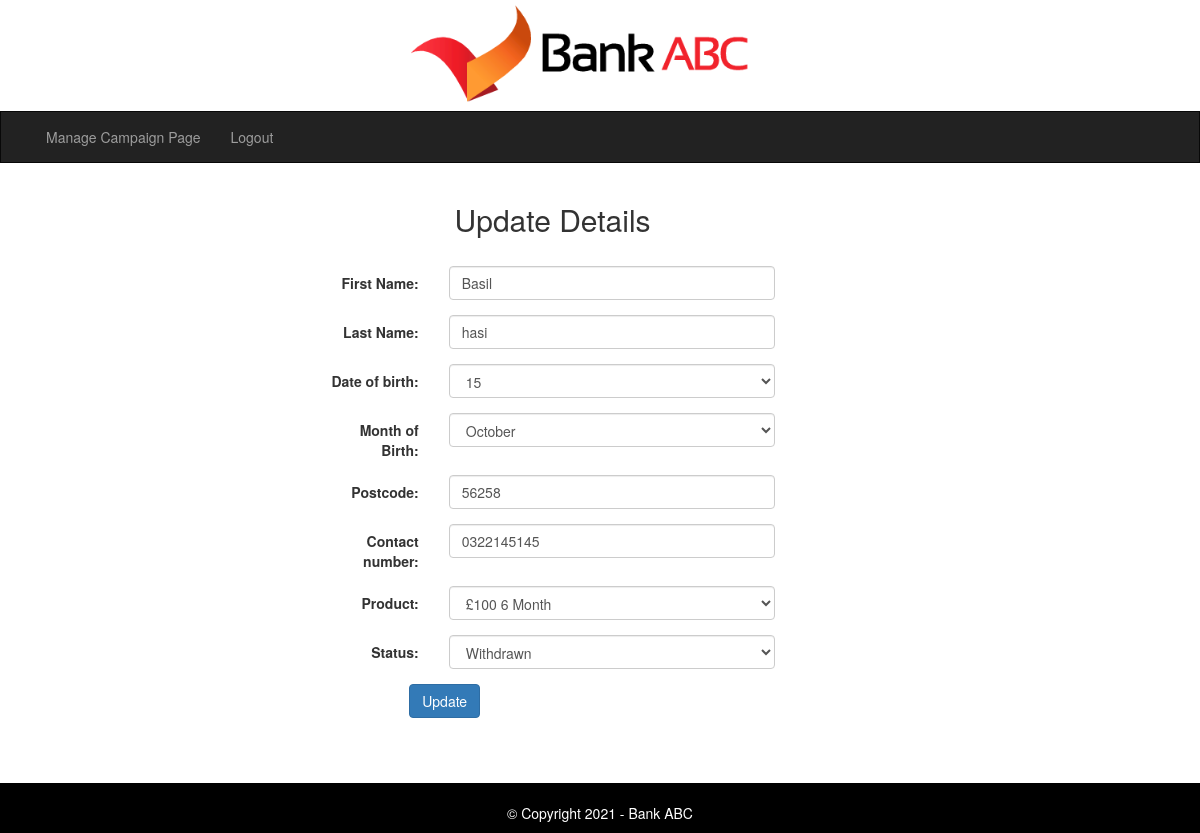
Page /edit_details.php?id=haBa5822183365 (signed in) on the committed database.
### tables this page shows
CREATE TABLE `customer` (
  `application_id` varchar(100) NOT NULL,
  `first_name` varchar(100) NOT NULL,
  `last_name` varchar(100) NOT NULL,
  `DOB` int(20) NOT NULL,
  `MOB` varchar(100) NOT NULL,
  `postcode` varchar(50) NOT NULL,
  `contact` varchar(50) NOT NULL,
  `sub_date` varchar(50) NOT NULL,
  `product_id` int(20) NOT NULL,
  `status` int(20) NOT NULL
);

### edit_details.php (the view, shortened to what this page needs)
<!DOCTYPE html>
<html lang="en">
<head>
  <link rel="stylesheet" href="https://maxcdn.bootstrapcdn.com/bootstrap/3.4.1/css/bootstrap.min.css">
 <link rel="stylesheet" type="text/css" href="style/style.css" />
 </head>
<body>
<?php
include("menu.php");
include("connection.php");
?>
<div class="container">
<br>
<div class="col-sm-3">
</div>
<div class="col-sm-5">
<h2 class="text-center">Update Details </h2>
<br>
<?php
if(isset($_GET['id'])){
$id=$_GET['id'];
			$query="select * from customer where application_id='$id'";
$run=mysqli_query($connection,$query);
$rows=mysqli_fetch_array($run);
$first_name=$rows['first_name'];
$last_name=$rows['last_name'];
$DOB=$rows['DOB'];
$MOB=$rows['MOB'];
$postcode=$rows['postcode'];
$contact=$rows['contact'];
$pid=$rows['product_id'];
$statuss=$rows['status'];
$contact=$rows['contact'];
$query1="select * from product where id='$pid'";
$view1=mysqli_query($connection,$query1);
$rows1=mysqli_fetch_assoc($view1);
$ppid=$rows1['id'];
$placement_amount1=$rows1['placement_amount'];
$month1=$rows1['month'];
if($statuss==5){
$status="Withdrawn";
}
}
?>
  <form class="form-horizontal" action="edit_details.php" method="post">
    <div class="form-group">
      <label class="control-label col-sm-3" for="email">First Name:</label>
      <div class="col-sm-9">
        <input type="text" class="form-control" name="name" value="<?php echo $first_name; ?>" required>
      </div>
    </div>
	<div class="form-group">
      <label class="control-label col-sm-3" for="email">Last Name:</label>
      <div class="col-sm-9">
        <input type="text" class="form-control" name="lastname" value="<?php echo $last_name; ?>" required>
      </div>
    </div>
	<div class="form-group">
      <label class="control-label col-sm-3" for="email">Date of birth:</label>
      <div class="col-sm-9">
        <select name="dob" class="form-control">
		<option value="<?php echo $DOB; ?>"><?php echo $DOB; ?> </option>
		</select>
      </div>
    </div>
	<div class="form-group">
      <label class="control-label col-sm-3" for="email">Month of Birth:</label>
      <div class="col-sm-9">
        <select name="mob" class="form-control">
		<option value="<?php echo $MOB; ?>"><?php echo $MOB; ?> </option>
		</select>
      </div>
    </div>
    <div class="form-group">
      <label class="control-label col-sm-3" for="pwd">Postcode:</label>
      <div class="col-sm-9">
        <input type="text" class="form-control" name="postcode" value="<?php echo $postcode; ?>" required>
      </div>
    </div>
	<div class="form-group">
      <label class="control-label col-sm-3" for="pwd">Contact number:</label>
      <div class="col-sm-9">
        <input type="text" class="form-control" name="contact" value="<?php echo $contact; ?>" required>
      </div>
    </div>
	<div class="form-group">
      <label class="control-label col-sm-3" for="email">Product:</label>
      <div class="col-sm-9">
        <select name="product" class="form-control">
		<option value="<?php echo $ppid; ?>">£<?php echo $placement_amount1; echo " "; echo $month1; echo " Month"; ?> </option>
		</select>
      </div>
    </div>
	<div class="form-group">
      <label class="control-label col-sm-3" for="email">Status:</label>
      <div class="col-sm-9">
        <select name="status" class="form-control">
		<option value="<?php echo $statuss; ?>"><?php echo $status; ?></option>
		</select>
      </div>
    </div>
    <div class="form-group">
      <div class="col-sm-offset-2 col-sm-10">
        <button type="submit" class="btn btn-primary" name="update">Update</button>
      </div>
    </div>
  </form>
</div>
</div>
<br>
<?php
include("footer.php");
?>
</body>
</html>

### style/style.css (style rules this page uses)
* { padding:0%; margin:0% }

### rows in the picture
customer: name "Basil", lastname "hasi", dob "15", mob "October", postcode "56258", contact "0322145145", status "Withdrawn"
